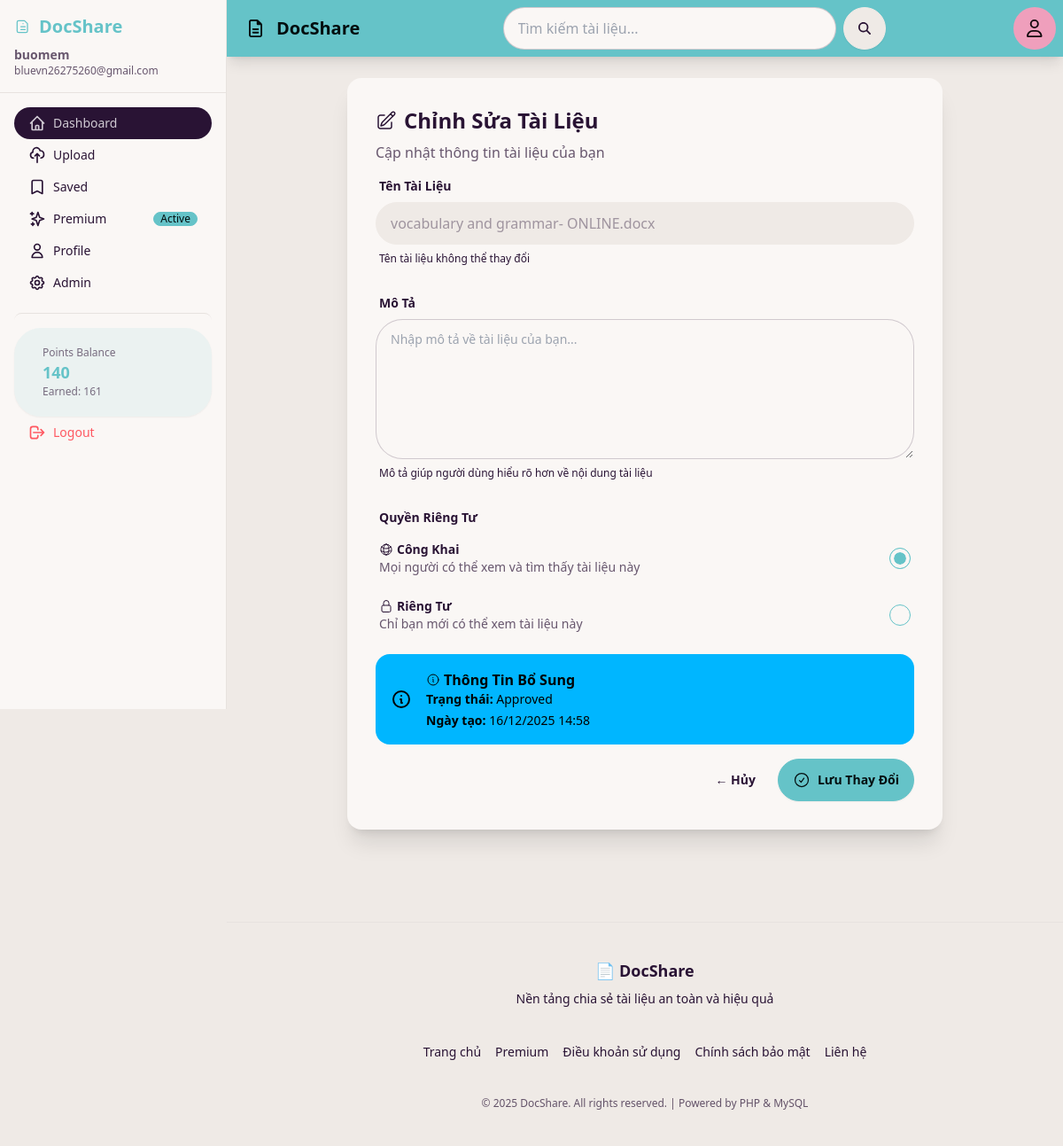
The app's page /edit-document.php?id=22 (signed in) with its own data.
### tables this page shows
CREATE TABLE `users` (
  `id` int NOT NULL,
  `username` varchar(50) NOT NULL,
  `email` varchar(100) NOT NULL,
  `role` enum('user','admin') DEFAULT 'user',
  `password` varchar(255) NOT NULL,
  `created_at` timestamp NULL DEFAULT CURRENT_TIMESTAMP,
  `verified_documents_count` int DEFAULT '0'
);

CREATE TABLE `user_points` (
  `id` int NOT NULL,
  `user_id` int NOT NULL,
  `current_points` int DEFAULT '0',
  `total_earned` int DEFAULT '0',
  `total_spent` int DEFAULT '0',
  `last_updated` timestamp NULL DEFAULT CURRENT_TIMESTAMP ON UPDATE CURRENT_TIMESTAMP
);

CREATE TABLE `documents` (
  `id` int NOT NULL,
  `user_id` int NOT NULL,
  `original_name` varchar(255) NOT NULL,
  `file_name` varchar(255) NOT NULL,
  `description` text,
  `created_at` timestamp NULL DEFAULT CURRENT_TIMESTAMP,
  `is_public` tinyint(1) DEFAULT '1',
  `status` enum('pending','approved','rejected') DEFAULT 'pending',
  `views` int DEFAULT '0',
  `downloads` int DEFAULT '0',
  `admin_points` int DEFAULT '0',
  `user_price` int DEFAULT '0'
);

### config/auth.php (called while the page is built, shortened)
<?php
function isUserLoggedIn() {
    return isset($_SESSION['user_id']);
}
function getCurrentUserId() {
    return $_SESSION['user_id'] ?? null;
}
function getUserInfo($user_id) {
    $conn = mysqli_connect(DB_HOST, DB_USER, DB_PASS, DB_NAME);
    $user_id = intval($user_id);
    $result = mysqli_query($conn, "SELECT id, username, email, created_at, verified_documents_count FROM users WHERE id=$user_id");
    $user = mysqli_fetch_assoc($result);
    return $user;
}
function getUserRole($user_id) {
    $conn = mysqli_connect(DB_HOST, DB_USER, DB_PASS, DB_NAME);
    $user_id = intval($user_id);
    $result = mysqli_query($conn, "SELECT role FROM users WHERE id=$user_id");
    $user = mysqli_fetch_assoc($result);
    return $user['role'] ?? 'user';
}
function isAdmin($user_id) {
    return getUserRole($user_id) === 'admin';
}
function hasAdminAccess() {
    return isUserLoggedIn() && isAdmin(getCurrentUserId());
}
?>

### config/premium.php (called while the page is built, shortened)
<?php
require_once __DIR__ . '/db.php';
function isPremium($user_id) {
    global $conn;
    $result = mysqli_query($conn, "
        SELECT * FROM premium
        WHERE user_id = $user_id
        AND is_active = TRUE
        AND end_date > NOW()
        LIMIT 1
    ");
    return mysqli_num_rows($result) > 0;
}
?>

### config/points.php (called while the page is built, shortened)
<?php
require_once __DIR__ . '/db.php';
function getUserPoints($user_id) {
    global $conn;
    $user_id = intval($user_id);
    $result = mysqli_query($conn, "SELECT current_points, total_earned, total_spent FROM user_points WHERE user_id=$user_id");
    if(mysqli_num_rows($result) > 0) {
        return mysqli_fetch_assoc($result);
    }
    return ['current_points' => 100, 'total_earned' => 100, 'total_spent' => 0];
}
?>

### edit-document.php (the view, shortened to what this page needs)
<?php
require_once 'config/auth.php';
require_once 'config/premium.php';
$user_id = getCurrentUserId();
$doc_id = intval($_GET['id'] ?? 0);
$doc = mysqli_fetch_assoc(mysqli_query($conn,
    "SELECT * FROM documents WHERE id=$doc_id AND user_id=$user_id"));
$current_page = 'dashboard';
?>
<?php include 'includes/head.php'; ?>
<?php include 'includes/sidebar.php'; ?>
<div class="drawer-content flex flex-col">
    <?php include 'includes/navbar.php'; ?>
    <main class="flex-1 p-6">
        <div class="max-w-2xl mx-auto">
            <div class="card bg-base-100 shadow-xl">
                <div class="card-body">
                    <h1 class="card-title text-2xl flex items-center gap-2">
                        Chỉnh Sửa Tài Liệu
                    </h1>
                    <p class="text-base-content/70">Cập nhật thông tin tài liệu của bạn</p>
                    <form method="POST" action="" class="space-y-4">
                        <div class="form-control">
                            <label class="label">
                                <span class="label-text font-semibold">Tên Tài Liệu</span>
                            </label>
                            <input type="text" value="<?= htmlspecialchars($doc['original_name']) ?>"
                                   class="input input-bordered" readonly disabled>
                            <label class="label">
                                <span class="label-text-alt">Tên tài liệu không thể thay đổi</span>
                            </label>
                        </div>
                        <div class="form-control">
                            <label class="label">
                                <span class="label-text font-semibold">Mô Tả</span>
                            </label>
                            <textarea name="description" rows="5"
                                      class="textarea textarea-bordered"
                                      placeholder="Nhập mô tả về tài liệu của bạn..."><?= htmlspecialchars($doc['description'] ?? '') ?></textarea>
                            <label class="label">
                                <span class="label-text-alt">Mô tả giúp người dùng hiểu rõ hơn về nội dung tài liệu</span>
                            </label>
                        </div>
                        <div class="form-control">
                            <label class="label">
                                <span class="label-text font-semibold">Quyền Riêng Tư</span>
                            </label>
                            <div class="space-y-2">
                                <label class="label cursor-pointer">
                                    <span class="label-text">
                                        <div class="font-semibold flex items-center gap-1">
                                            Công Khai
                                        </div>
                                        <div class="text-sm text-base-content/70">Mọi người có thể xem và tìm thấy tài liệu này</div>
                                    </span>
                                    <input type="radio" name="is_public" value="1" class="radio radio-primary" <?= $doc['is_public'] == 1 ? 'checked' : '' ?>>
                                </label>
                                <label class="label cursor-pointer">
                                    <span class="label-text">
                                        <div class="font-semibold flex items-center gap-1">
                                            Riêng Tư
                                        </div>
                                        <div class="text-sm text-base-content/70">Chỉ bạn mới có thể xem tài liệu này</div>
                                    </span>
                                    <input type="radio" name="is_public" value="0" class="radio radio-primary" <?= $doc['is_public'] == 0 ? 'checked' : '' ?>>
                                </label>
                            </div>
                        </div>
                        <div class="alert alert-info">
                            <svg xmlns="http://www.w3.org/2000/svg" fill="none" viewBox="0 0 24 24" class="stroke-current shrink-0 w-6 h-6">
                                <path stroke-linecap="round" stroke-linejoin="round" stroke-width="2" d="M13 16h-1v-4h-1m1-4h.01M21 12a9 9 0 11-18 0 9 9 0 0118 0z"></path>
                            </svg>
                            <div>
                                <div class="font-semibold flex items-center gap-1">
                                    Thông Tin Bổ Sung
                                </div>
                                <div class="text-sm">
                                    <div><strong>Trạng thái:</strong>
                                        <?php
                                        $status_icons = [
                                            'pending' => '<svg xmlns="http://www.w3.org/2000/svg" fill="none" viewBox="0 0 24 24" stroke-width="1.5" stroke="currentColor" class="w-4 h-4 inline"><path stroke-linecap="round" stroke-linejoin="round" d="M12 6v6h4.5m4.5 0a9 9 0 1 1-18 0 9 9 0 0 1 18 0Z" /></svg> Đang Duyệt',
                                            'approved' => '<svg xmlns="http://www.w3.org/2000/svg" fill="none" viewBox="0 0 24 24" stroke-width="1.5" stroke="currentColor" class="w-4 h-4 inline"><path stroke-linecap="round" stroke-linejoin="round" d="M9 12.75 11.25 15 15 9.75M21 12a9 9 0 1 1-18 0 9 9 0 0 1 18 0Z" /></svg> Đã Duyệt',
                                            'rejected' => '<svg xmlns="http://www.w3.org/2000/svg" fill="none" viewBox="0 0 24 24" stroke-width="1.5" stroke="currentColor" class="w-4 h-4 inline"><path stroke-linecap="round" stroke-linejoin="round" d="m9.75 9.75 4.5 4.5m0-4.5-4.5 4.5M21 12a9 9 0 1 1-18 0 9 9 0 0 1 18 0Z" /></svg> Đã Từ Chối'
                                        ];
                                        $status_labels = $status_icons;
                                        echo $status_labels[$doc['status']] ?? ucfirst($doc['status']);
                                        ?>
                                    </div>
                                    <div class="mt-1"><strong>Ngày tạo:</strong> <?= date('d/m/Y H:i', strtotime($doc['created_at'])) ?></div>
                                </div>
                            </div>
                        </div>
                        <div class="card-actions justify-end mt-6">
                            <a href="dashboard.php" class="btn btn-ghost">← Hủy</a>
                            <button type="submit" class="btn btn-primary flex items-center gap-2">
                                <svg xmlns="http://www.w3.org/2000/svg" fill="none" viewBox="0 0 24 24" stroke-width="1.5" stroke="currentColor" class="w-5 h-5">
                                    <path stroke-linecap="round" stroke-linejoin="round" d="M9 12.75 11.25 15 15 9.75M21 12a9 9 0 1 1-18 0 9 9 0 0 1 18 0Z" />
                                </svg>
                                Lưu Thay Đổi
                            </button>
                        </div>
                    </form>
                </div>
            </div>
        </div>
    </main>
    <?php include 'includes/footer.php'; ?>

### includes/sidebar.php (shortened to what this page needs)
<?php
if(!isset($is_premium)) $is_premium = false;
require_once __DIR__ . '/../config/auth.php';
require_once __DIR__ . '/../config/points.php';
$has_admin = isset($_SESSION['user_id']) && hasAdminAccess();
$user_points = null;
$user_info = null;
if(isset($_SESSION['user_id'])) {
    $user_id = getCurrentUserId();
    $user_points = getUserPoints($user_id);
    $user_info = getUserInfo($user_id);
    $is_premium = isPremium($user_id);
}
?>
<div class="drawer lg:drawer-open">
    <div class="drawer-side z-50">
        <aside class="w-64 min-h-full bg-base-100 border-r border-base-300">
            <div class="p-4 border-b border-base-300">
                <h2 class="text-xl font-bold text-primary flex items-center gap-2">
                    <svg xmlns="http://www.w3.org/2000/svg" fill="none" viewBox="0 0 24 24" stroke-width="1.5" stroke="currentColor" class="w-5 h-5">
                        <path stroke-linecap="round" stroke-linejoin="round" d="M9 12h6m-6 4h6m-3-8h.01M4 6a2 2 0 012-2h8l4 4v10a2 2 0 01-2 2H6a2 2 0 01-2-2V6z" />
                    </svg>
                    DocShare
                </h2>
                <?php if(isset($_SESSION['user_id'])): ?>
                    <div class="mt-2 text-sm text-base-content/70">
                        <div class="font-semibold"><?= htmlspecialchars($user_info['username'] ?? getCurrentUsername()) ?></div>
                        <div class="text-xs"><?= htmlspecialchars($user_info['email'] ?? '') ?></div>
                    </div>
                <?php endif; ?>
            </div>
            <ul class="menu p-4 w-full text-base-content">
                <?php if(isset($_SESSION['user_id'])): ?>
                    <li>
                        <a href="dashboard.php" class="<?= $current_page === 'dashboard' ? 'active' : '' ?>">
                            Dashboard
                        </a>
                    </li>
                    <li>
                        <a href="upload.php" class="<?= $current_page === 'upload' ? 'active' : '' ?>">
                            <svg xmlns="http://www.w3.org/2000/svg" class="h-5 w-5" fill="none" viewBox="0 0 24 24" stroke="currentColor">
                                <path stroke-linecap="round" stroke-linejoin="round" stroke-width="2" d="M7 16a4 4 0 01-.88-7.903A5 5 0 1115.9 6L16 6a5 5 0 011 9.9M15 13l-3-3m0 0l-3 3m3-3v12" />
                            </svg>
                            Upload
                        </a>
                    </li>
                    <li>
                        <a href="saved.php" class="<?= $current_page === 'saved' ? 'active' : '' ?>">
                            <svg xmlns="http://www.w3.org/2000/svg" class="h-5 w-5" fill="none" viewBox="0 0 24 24" stroke="currentColor">
                                <path stroke-linecap="round" stroke-linejoin="round" stroke-width="2" d="M5 5a2 2 0 012-2h10a2 2 0 012 2v16l-7-3.5L5 21V5z" />
                            </svg>
                            Saved
                        </a>
                    </li>
                    <li>
                        <a href="premium.php" class="<?= $current_page === 'premium' ? 'active' : '' ?>">
                            <svg xmlns="http://www.w3.org/2000/svg" class="h-5 w-5" fill="none" viewBox="0 0 24 24" stroke="currentColor">
                                <path stroke-linecap="round" stroke-linejoin="round" stroke-width="2" d="M5 3v4M3 5h4M6 17v4m-2-2h4m5-16l2.286 6.857L21 12l-5.714 2.143L13 21l-2.286-6.857L5 12l5.714-2.143L13 3z" />
                            </svg>
                            Premium
                            <?php if($is_premium): ?>
                                <span class="badge badge-sm badge-primary">Active</span>
                            <?php endif; ?>
                        </a>
                    </li>
                    <li>
                        <a href="profile.php" class="<?= $current_page === 'profile' ? 'active' : '' ?>">
                            <svg xmlns="http://www.w3.org/2000/svg" class="h-5 w-5" fill="none" viewBox="0 0 24 24" stroke="currentColor">
                                <path stroke-linecap="round" stroke-linejoin="round" stroke-width="2" d="M16 7a4 4 0 11-8 0 4 4 0 018 0zM12 14a7 7 0 00-7 7h14a7 7 0 00-7-7z" />
                            </svg>
                            Profile
                        </a>
                    </li>
                    <?php if($has_admin): ?>
                        <li>
                            <a href="admin/index.php" class="<?= $current_page === 'admin' ? 'active' : '' ?>">
                                Admin
                            </a>
                        </li>
                    <?php endif; ?>
                    <li class="mt-4"><hr class="border-base-300"></li>
                    <?php if($user_points): ?>
                        <li>
                            <div class="stats stats-vertical shadow-sm bg-primary/10">
                                <div class="stat py-3 px-4">
                                    <div class="stat-title text-xs">Points Balance</div>
                                    <div class="stat-value text-lg text-primary"><?= number_format($user_points['current_points']) ?></div>
                                    <div class="stat-desc text-xs">Earned: <?= number_format($user_points['total_earned']) ?></div>
                                </div>
                            </div>
                        </li>
                    <?php endif; ?>
                    <li class="mt-auto">
                        <a href="logout.php" class="text-error">
                            <svg xmlns="http://www.w3.org/2000/svg" class="h-5 w-5" fill="none" viewBox="0 0 24 24" stroke="currentColor">
                                <path stroke-linecap="round" stroke-linejoin="round" stroke-width="2" d="M17 16l4-4m0 0l-4-4m4 4H7m6 4v1a3 3 0 01-3 3H6a3 3 0 01-3-3V7a3 3 0 013-3h4a3 3 0 013 3v1" />
                            </svg>
                            Logout
                        </a>
                    </li>
                <?php endif; ?>
            </ul>
        </aside>
    </div>

### includes/head.php (style rules this page uses)
.drawer { position: relative; }
.drawer-content { position: relative; }

### records on screen
users: username "buomem", email "bluevn26275260@gmail.com"
user_points: current_points "140", total_earned "161"
documents: original_name "vocabulary and grammar- ONLINE.docx", is_public "☑ Công Khai Mọi người có thể xem", is_public "☐ Riêng Tư Chỉ bạn mới có thể xe", status "Approved", created_at "16/12/2025 14:58"
